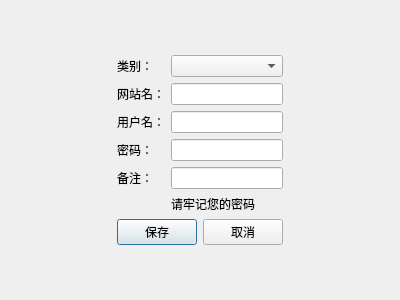
<?xml version="1.0" encoding="UTF-8"?>
<ui version="4.0">
 <class>AddWindow</class>
 <widget class="QDialog" name="AddWindow">
  <property name="geometry">
   <rect>
    <x>0</x>
    <y>0</y>
    <width>400</width>
    <height>300</height>
   </rect>
  </property>
  <property name="windowTitle">
   <string>Dialog</string>
  </property>
  <layout class="QGridLayout" name="gridLayout">
   <item row="0" column="1">
    <spacer name="verticalSpacer">
     <property name="orientation">
      <enum>Qt::Orientation::Vertical</enum>
     </property>
     <property name="sizeHint" stdset="0">
      <size>
       <width>20</width>
       <height>44</height>
      </size>
     </property>
    </spacer>
   </item>
   <item row="1" column="0">
    <spacer name="horizontalSpacer">
     <property name="orientation">
      <enum>Qt::Orientation::Horizontal</enum>
     </property>
     <property name="sizeHint" stdset="0">
      <size>
       <width>97</width>
       <height>20</height>
      </size>
     </property>
    </spacer>
   </item>
   <item row="1" column="1">
    <layout class="QVBoxLayout" name="verticalLayout">
     <item>
      <layout class="QFormLayout" name="formLayout">
       <item row="0" column="0">
        <widget class="QLabel" name="label">
         <property name="text">
          <string>类别：</string>
         </property>
        </widget>
       </item>
       <item row="0" column="1">
        <widget class="QComboBox" name="comboCategory"/>
       </item>
       <item row="1" column="0">
        <widget class="QLabel" name="label_2">
         <property name="text">
          <string>网站名：</string>
         </property>
        </widget>
       </item>
       <item row="1" column="1">
        <widget class="QLineEdit" name="lineSite"/>
       </item>
       <item row="2" column="0">
        <widget class="QLabel" name="label_3">
         <property name="text">
          <string>用户名：</string>
         </property>
        </widget>
       </item>
       <item row="2" column="1">
        <widget class="QLineEdit" name="lineUser"/>
       </item>
       <item row="3" column="0">
        <widget class="QLabel" name="label_4">
         <property name="text">
          <string>密码：</string>
         </property>
        </widget>
       </item>
       <item row="3" column="1">
        <widget class="QLineEdit" name="linePass">
         <property name="echoMode">
          <enum>QLineEdit::EchoMode::Password</enum>
         </property>
        </widget>
       </item>
       <item row="4" column="0">
        <widget class="QLabel" name="label_5">
         <property name="text">
          <string>备注：</string>
         </property>
        </widget>
       </item>
       <item row="4" column="1">
        <widget class="QLineEdit" name="lineNote"/>
       </item>
       <item row="5" column="1">
        <widget class="QLabel" name="label_6">
         <property name="text">
          <string>请牢记您的密码</string>
         </property>
        </widget>
       </item>
      </layout>
     </item>
     <item>
      <layout class="QHBoxLayout" name="horizontalLayout">
       <item>
        <widget class="QPushButton" name="btnSave">
         <property name="text">
          <string>保存</string>
         </property>
        </widget>
       </item>
       <item>
        <widget class="QPushButton" name="btnCancel">
         <property name="text">
          <string>取消</string>
         </property>
        </widget>
       </item>
      </layout>
     </item>
    </layout>
   </item>
   <item row="1" column="2">
    <spacer name="horizontalSpacer_2">
     <property name="orientation">
      <enum>Qt::Orientation::Horizontal</enum>
     </property>
     <property name="sizeHint" stdset="0">
      <size>
       <width>97</width>
       <height>20</height>
      </size>
     </property>
    </spacer>
   </item>
   <item row="2" column="1">
    <spacer name="verticalSpacer_2">
     <property name="orientation">
      <enum>Qt::Orientation::Vertical</enum>
     </property>
     <property name="sizeHint" stdset="0">
      <size>
       <width>20</width>
       <height>44</height>
      </size>
     </property>
    </spacer>
   </item>
  </layout>
 </widget>
 <resources/>
 <connections/>
</ui>
